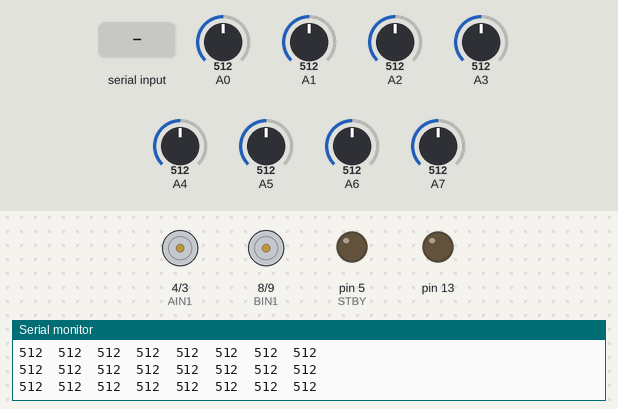
A sketch run on a simulated Arduino Nano, built with avr-gcc and run on an emulated ATmega328P. Shown: motor-driver pin pairs drawn as motors (green arrow = first pin HIGH = forward, orange = second pin HIGH = backward, longer = more drive, scaled by the enable pin, stopped while the standby pin is LOW), output pins drawn as LEDs (lit = HIGH), the last lines printed to the serial monitor. The inputs (shaded band) are chosen by the test bench; at power-on: A4 = 512, A5 = 512, A0 = 512, A1 = 512, A2 = 512, A3 = 512, A6 = 512, A7 = 512.

Above: at 14.7 s.
14.8 s: "On" received over the second serial link
At 17.0 s:
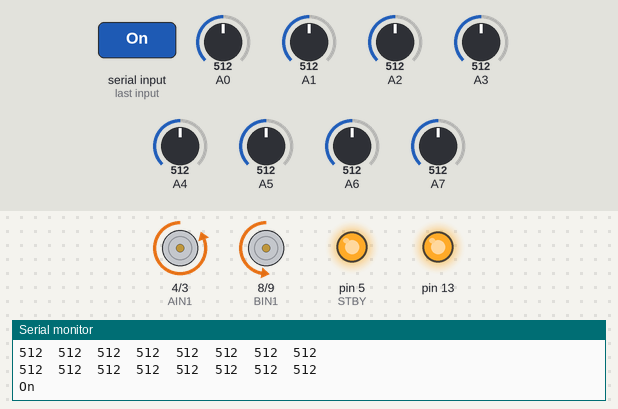
17.3 s: A4 set to 610
At 18.6 s:
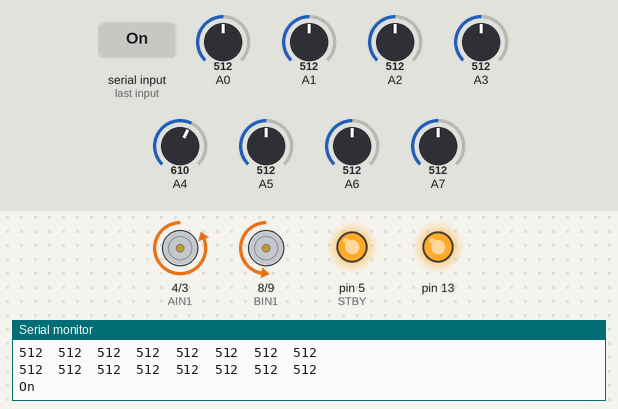
18.9 s: A5 set to 610
At 20.0 s:
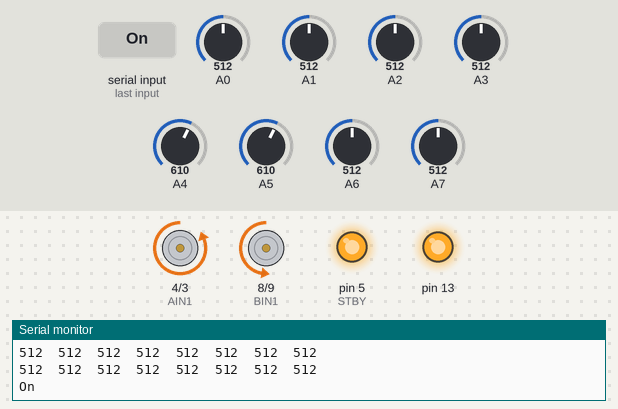
20.4 s: "Off" received over the second serial link
At 22.2 s:
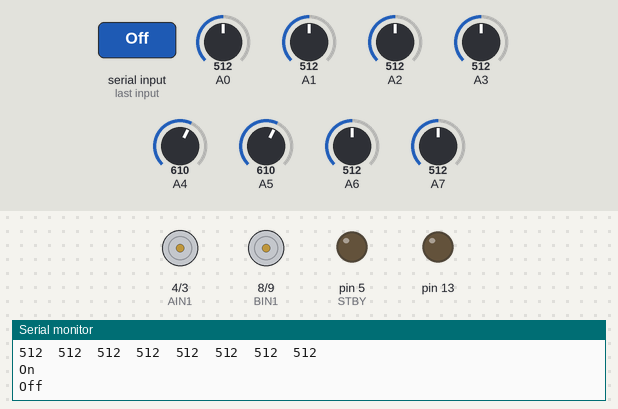
Timing chart, 0 to 23.7 s (numbered marks = the images above; inputs shaded):
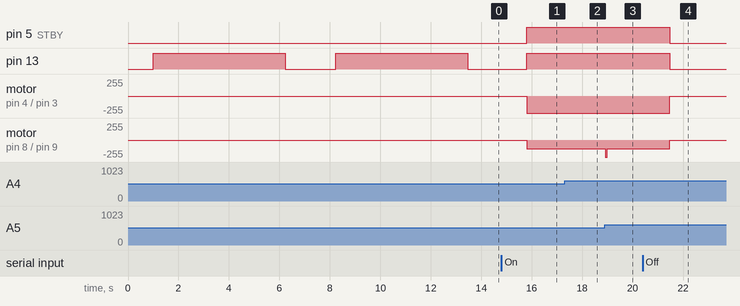

The sketch:

TestePdi2.ino
```cpp
#include <SoftwareSerial.h>

// Pinos para o módulo Bluetooth
SoftwareSerial BTSerial(6, 7); // RX, TX

// Pinos para os sensores
#define S1 A0
#define S2 A1
#define S3 A2
#define S4 A3
#define S5 A4
#define S6 A5
#define S7 A6
#define S8 A7

// Pinos para os motores
#define AIN1 4
#define AIN2 3
#define PWMA 2

#define STBY 5

#define BIN1 8
#define BIN2 9
#define PWMB 11

int sensores[8];
int digital[8];
int leituraFundo[8];
int leituraLinha[8];
int linha = 1; // 1 = linha branca; 0 = linha preta
int limiar[8]; // utilizado para calibração
long int somap, soma, pos, posicao, lastPos; // cálculo da posição do robô

bool isRunning = false; // Variável para armazenar o estado do robô
int baseSpeed = 60; // Velocidade base para os motores

float Kp = 1.8;
float Kd = 8.2;
float Ki = 0.0;
int last_error = 0;
int integral = 0;
int setpoint = 350; // Ponto central ideal para 8 sensores

void setup() {
  pinMode(13, OUTPUT);

  // Define todas as portas dos sensores como INPUT
  for (int i = 0; i < 8; i++) {
    pinMode(A0 + i, INPUT);
  }
  Serial.begin(9600);
  BTSerial.begin(9600);

  // Inicia calibração
  delay(1000);
  digitalWrite(13, HIGH);
  for (int i = 0; i < 150; i++) {
    calibraFundo();
  }
  digitalWrite(13, LOW);
  delay(2000);
  digitalWrite(13, HIGH);
  for (int i = 0; i < 150; i++) {
    calibraLinha();
  }
  digitalWrite(13, LOW);
  valorMedioCalibracao();

  // Configuração dos pinos do driver de motor
  pinMode(AIN1, OUTPUT);
  pinMode(AIN2, OUTPUT);
  pinMode(PWMA, OUTPUT);

  pinMode(BIN1, OUTPUT);
  pinMode(BIN2, OUTPUT);
  pinMode(PWMB, OUTPUT);

  pinMode(STBY, OUTPUT);
  digitalWrite(STBY, HIGH); // Ativa o driver de motor
}

void loop() {
  // Lê os dados recebidos do módulo Bluetooth
  if (BTSerial.available()) {
    String bluetoothData = BTSerial.readString();
    Serial.println(bluetoothData);

    if (bluetoothData.indexOf("On") >= 0) {
      isRunning = true;
      digitalWrite(13, HIGH);
    } else if (bluetoothData.indexOf("Off") >= 0) {
      isRunning = false;
      digitalWrite(13, LOW);
      stop();
    }
  }

  if (isRunning) {
    posicao = leitura();
    int error = setpoint - posicao;
    integral += error;
    int derivative = error - last_error;
    int correction = Kp * error + Ki * integral + Kd * derivative;
    last_error = error;

    int motorEsq = baseSpeed + correction;
    int motorDir = baseSpeed - correction;

    motorEsq = constrain(motorEsq, 128, 255);
    motorDir = constrain(motorDir, 128, 255);

    runMotor(0, motorEsq, motorEsq > 0 ? 0 : 1);
    runMotor(1, motorDir, motorDir > 0 ? 0 : 1);

    BTSerial.print("Posição: ");
    BTSerial.print(posicao);
    BTSerial.print(" | Correção: ");
    BTSerial.println(correction);
  } else {
    stop();
  }

  delay(50); // Pequeno atraso para estabilidade
}

// Funções de calibração
void calibraFundo() {
  for (int i = 7; i >= 0; i--) {
    leituraFundo[i] = analogRead(A0 + i);
    Serial.print(leituraFundo[i]);
    Serial.print("\t");
  }
  Serial.println();
}

void calibraLinha() {
  for (int i = 7; i >= 0; i--) {
    leituraLinha[i] = analogRead(A0 + i);
    Serial.print(leituraLinha[i]);
    Serial.print("\t");
  }
  Serial.println();
}

void valorMedioCalibracao() {
  for (int i = 7; i >= 0; i--) {
    limiar[i] = (leituraLinha[i] + leituraFundo[i]) / 2;
    Serial.print(limiar[i]);
    Serial.print("\t");
  }
  Serial.println();
}

int leitura() {
  somap = 0;
  soma = 0;

  // Lê cada sensor e armazena no array
  for (int i = 7; i >= 0; i--) {
    sensores[i] = analogRead(A0 + i);
    if (linha == 0) {
      if (sensores[i] <= limiar[i]) {
        digital[i] = 0;
      } else {
        digital[i] = 1;
      }
    }
    if (linha == 1) {
      if (sensores[i] <= limiar[i]) {
        digital[i] = 1;
      } else {
        digital[i] = 0;
      }
    }
  }

  // Calcula a posição do robô
  somap = (700 * digital[0]) + (600 * digital[1]) + (500 * digital[2]) + (400 * digital[3]) + (300 * digital[4]) + (200 * digital[5]) + (100 * digital[6]) + (0 * digital[7]);
  soma = digital[0] + digital[1] + digital[2] + digital[3] + digital[4] + digital[5] + digital[6] + digital[7];

  if (soma > 0) {
    pos = somap / soma;
  } else {
    // Se a linha não for detectada, retorna a última posição válida
    if (lastPos <= 100) {
      pos = 0;
    } else if (lastPos >= 600) {
      pos = 700;
    } else {
      pos = lastPos;
    }
  }

  lastPos = pos;
  return pos;
}

/*
 * Funções de Movimentação
 * *****************************************************
 */

void turnLeft(int spd) {
  runMotor(0, spd, 0);
  runMotor(1, spd, 1);
}

void turnRight(int spd) {
  runMotor(0, spd, 1);
  runMotor(1, spd, 0);
}

void forward(int spd) {
  runMotor(0, spd, 0);
  runMotor(1, spd, 0);
}

void reverse(int spd) {
  runMotor(0, spd, 1);
  runMotor(1, spd, 1);
}

void runMotor(int motor, int spd, int dir) {
  digitalWrite(STBY, HIGH); // Ligar motor

  bool dirPin1 = LOW;
  bool dirPin2 = HIGH;

  if (dir == 1) {
    dirPin1 = HIGH;
    dirPin2 = LOW;
  }

  if (motor == 0) { // Motor A
    digitalWrite(AIN1, dirPin1);
    digitalWrite(AIN2, dirPin2);
    analogWrite(PWMA, spd); // Usar a velocidade diretamente (0-255)
  } else { // Motor B
    digitalWrite(BIN1, dirPin1);
    digitalWrite(BIN2, dirPin2);
    analogWrite(PWMB, spd); // Usar a velocidade diretamente (0-255)
  }
}

void stop() {
  digitalWrite(STBY, LOW);
}
```

Measured:
- after the input at 14.8 s, pin 5 (STBY), pin 13: LOW → HIGH after 1.0 s; motor on pin 4 (AIN1) / pin 3 (AIN2): stopped → backward 255/255 after 1.0 s; motor on pin 8 (BIN1) / pin 9 (BIN2): stopped → backward 128/255 after 1.0 s
- after the input at 17.3 s, motor on pin 8 (BIN1) / pin 9 (BIN2): backward 128/255 → backward 130/255 at once, → backward 128/255 0.09 s later
- after the input at 18.9 s, motor on pin 8 (BIN1) / pin 9 (BIN2): backward 128/255 → backward 255/255 at once, → backward 128/255 0.09 s later
- after the input at 20.4 s, pin 5 (STBY), pin 13: HIGH → LOW after 1.1 s; motor on pin 4 (AIN1) / pin 3 (AIN2): backward 255/255 → stopped after 1.1 s; motor on pin 8 (BIN1) / pin 9 (BIN2): backward 128/255 → stopped after 1.1 s
